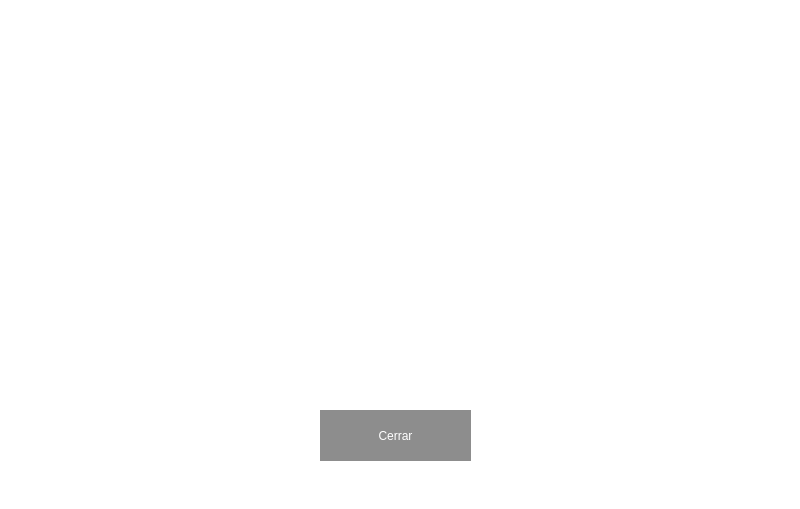
<?xml version="1.0" encoding="UTF-8"?>
<ui version="4.0">
 <class>MainWindow</class>
 <widget class="QMainWindow" name="MainWindow">
  <property name="geometry">
   <rect>
    <x>0</x>
    <y>0</y>
    <width>800</width>
    <height>509</height>
   </rect>
  </property>
  <property name="windowTitle">
   <string>MainWindow</string>
  </property>
  <property name="styleSheet">
   <string notr="true">background-color: rgb(255, 255, 255);</string>
  </property>
  <widget class="QWidget" name="centralwidget">
   <widget class="QPushButton" name="btn_cerrar">
    <property name="geometry">
     <rect>
      <x>320</x>
      <y>410</y>
      <width>151</width>
      <height>51</height>
     </rect>
    </property>
    <property name="styleSheet">
     <string notr="true">QPushButton{
font: 90 20pt &quot;MS Shell Dlg 2&quot;;
  color:rgb(255, 255, 255);
  
	background-color: rgb(104, 127, 143);
border-radius:30px;
}
QPushButton:hover{
background-color: rgb(255, 0,0 );
	color:rgb(255, 255, 255);
}

QPushButton{

  color:rgb(255, 255, 255);
  
	
	background-color: rgb(141, 141, 141);
}
</string>
    </property>
    <property name="text">
     <string>Cerrar</string>
    </property>
   </widget>
  </widget>
  <widget class="QMenuBar" name="menubar">
   <property name="geometry">
    <rect>
     <x>0</x>
     <y>0</y>
     <width>800</width>
     <height>21</height>
    </rect>
   </property>
  </widget>
  <widget class="QStatusBar" name="statusbar"/>
 </widget>
 <resources/>
 <connections/>
</ui>
